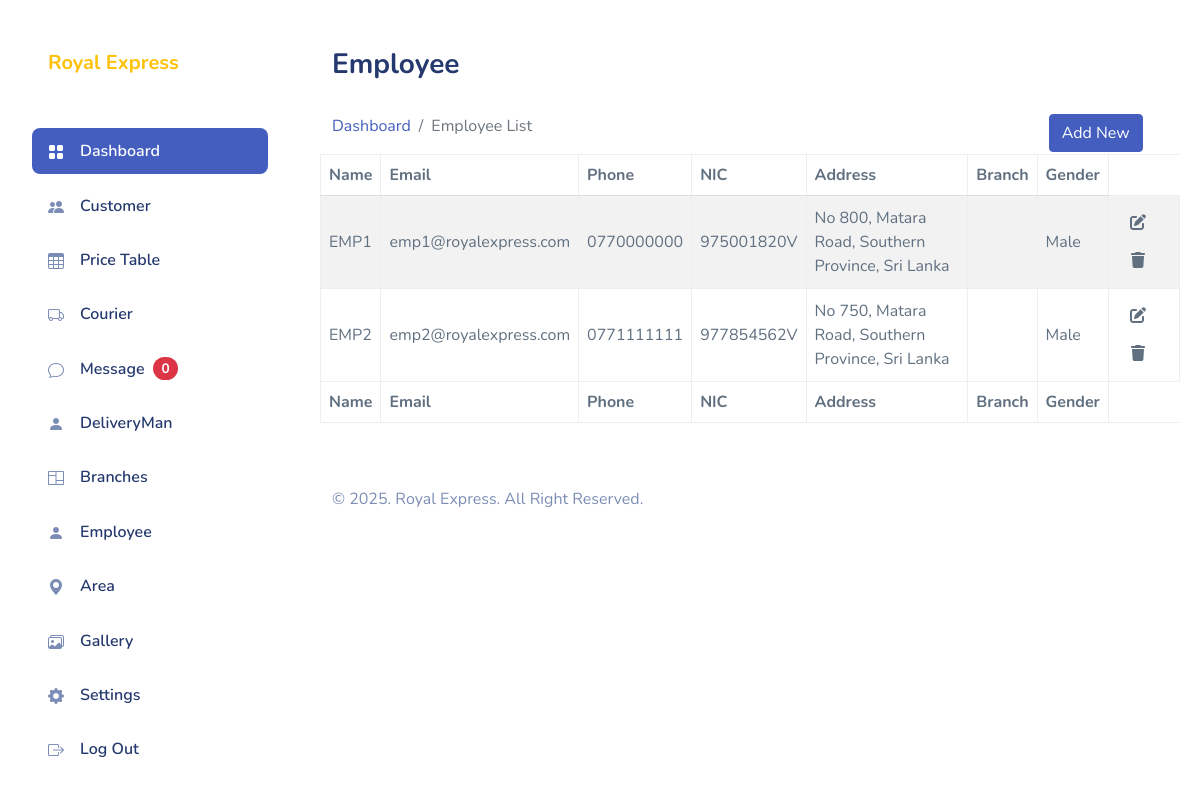
Page /Admin/employee.php (signed in) on the committed database.
### tables this page shows
CREATE TABLE `employee` (
  `emp_id` int(11) NOT NULL,
  `name` varchar(255) NOT NULL,
  `email` varchar(255) NOT NULL,
  `phone` varchar(255) NOT NULL,
  `nic` varchar(255) NOT NULL,
  `address` varchar(255) NOT NULL,
  `gender` int(2) NOT NULL,
  `password` varchar(255) NOT NULL,
  `is_deleted` int(2) NOT NULL,
  `branch_id` int(255) NOT NULL
);

### server/inc/get.php (called while the page is built, shortened)
<?php
function getAllemployee()
{
    include 'connection.php';
    $q1 = "SELECT * FROM employee WHERE is_deleted = 0 AND email != 'admin'";
    return mysqli_query($con, $q1);
}

### Admin/employee.php (the view, shortened to what this page needs)
<!DOCTYPE html>
<html lang="en">
<?php include 'pages/head.php'; ?>
<body>
    <div id="app">
        <div id="sidebar" class="active">
            <div class="sidebar-wrapper active">
                <div class="sidebar-header">
                    <div class="d-flex justify-content-between mt-0 px-2">
                        <h1 class="mb-0"><a href="index.php" class="text-warning h5 mb-0 px-2 ">Royal Express </a></h1>
                    </div>
                </div>
                <div class="sidebar-menu">
                    <ul class="menu">
                        <li class="sidebar-item active ">
                            <a href="index.php" class='sidebar-link'>
                                <i class="bi bi-grid-fill"></i>
                                <span>Dashboard</span>
                            </a>
                        </li>
                        <li class="sidebar-item ">
                            <a href="customer.php" class='sidebar-link'>
                                <i class="bi bi-people-fill"></i>
                                <span>Customer</span>
                            </a>
                        </li>
                        <li class="sidebar-item">
                            <a href="price.php" class='sidebar-link'>
                                <i class="bi bi-table"></i>
                                <span>Price Table</span>
                            </a>
                        </li>
                        <li class="sidebar-item">
                            <a href="courier.php" class='sidebar-link'>
                                <i class="bi bi-truck"></i>
                                <span>Courier</span>
                            </a>
                        </li>
                        <li class="sidebar-item">
                            <a href="message.php" class='sidebar-link'>
                                <i class="bi bi-chat"></i>
                                <span>Message</span>
                                <span id="fbCount" class="badge rounded-pill bg-danger ms-2">0</span>
                            </a>
                        </li>
                        <?php if (isset($_SESSION['admin']) && $_SESSION['admin'] == 'admin') : ?>
                             <li class="sidebar-item">
                            <a href="DeliveryMan.php" class='sidebar-link'>
                                <i class="bi bi-person-fill"></i>
                                <span>DeliveryMan </span>
                            </a>
                        </li>
                            <li class="sidebar-item">
                                <a href="branch.php" class='sidebar-link'>
                                    <i class="bi bi-columns"></i>
                                    <span>Branches</span>
                                </a>
                            </li>
                        <?php endif; ?>
                        <li class="sidebar-item">
                            <a href="employee.php" class='sidebar-link'>
                                <i class="bi bi-person-fill"></i>
                                <span>Employee </span>
                            </a>
                        </li>
                        <?php if (isset($_SESSION['admin']) && $_SESSION['admin'] == 'admin') : ?>
                            <li class="sidebar-item">
                                <a href="area.php" class='sidebar-link'>
                                    <i class="bi bi-geo-alt-fill"></i>
                                    <span>Area</span>
                                </a>
                            </li>
                            <li class="sidebar-item">
                                <a href="gallery.php" class='sidebar-link'>
                                    <i class="bi bi-images"></i>
                                    <span>Gallery</span>
                                </a>
                            </li>
                        <?php endif; ?>
                        <li class="sidebar-item">
                            <a href="settings.php" class='sidebar-link'>
                                <i class="bi bi-gear-fill"></i>
                                <span>Settings</span>
                            </a>
                        </li>
                        <li class="sidebar-item">
                            <a href="logout.php" class='sidebar-link'>
                                <i class="bi bi-box-arrow-right"></i>
                                <span>Log Out</span>
                            </a>
                        </li>
                    </ul>
                </div>
            </div>
        </div>
        <div id="main">
            <div class="page-heading">
                <h3>Employee</h3>
            </div>
            <div class="row">
                <div class="col-lg-10">
                    <nav aria-label="breadcrumb">
                        <ol class="breadcrumb">
                            <li class="breadcrumb-item"><a href="index.php">Dashboard</a></li>
                            <li class="breadcrumb-item active" aria-current="page">Employee List</li>
                        </ol>
                    </nav>
                </div>
                <?php if (isset($_SESSION['admin']) && $_SESSION['admin'] == 'admin') : ?>
                    <div class="col-lg-2">
                        <button class="btn btn-primary" data-bs-toggle="modal" data-bs-target="#EmployeeModal"> Add
                            New</button>
                    </div>
                <?php endif; ?>
            </div>
            <div class="page-content">
                <section class="row">
                    <div class="col-12 col-lg-12">
                        <div class="row">
                            <table id="datatablesSimple" class="table table-bordered table-striped">
                                <thead>
                                    <tr>
                                        <th>Name</th>
                                        <th>Email</th>
                                        <th>Phone</th>
                                        <th>NIC</th>
                                        <th>Address</th>
                                        <th>Branch</th>
                                        <th>Gender</th>
                                    </tr>
                                </thead>
                                <tfoot>
                                    <tr>
                                        <th>Name</th>
                                        <th>Email</th>
                                        <th>Phone</th>
                                        <th>NIC</th>
                                        <th>Address</th>
                                        <th>Branch</th>
                                        <th>Gender</th>
                                    </tr>
                                </tfoot>
                                <tbody>
                                    <?php
                                    if ($_SESSION['admin'] != 'admin') {
                                        $getall = getemployeeByEmail($_SESSION['admin']);
                                    } else {
                                        $getall = getAllemployee();
                                    }
                                    while ($row = mysqli_fetch_assoc($getall)) {
                                        $emp_id = $row['emp_id'];
                                    ?>
                                        <tr>
                                            <td>
                                                <?php echo $row['name']; ?>
                                            </td>
                                            <td>
                                                <?php echo $row['email']; ?>
                                            </td>
                                            <td>
                                                <?php echo $row['phone']; ?>
                                            </td>
                                            <td>
                                                <?php echo $row['nic']; ?>
                                            </td>
                                            <td>
                                                <?php echo $row['address']; ?>
                                            </td>
                                            <td>
                                            </td>
                                            <td>
                                                <?php if ($row['gender'] == "1") {
                                                    echo "Male";
                                                } else {
                                                    echo "Female";
                                                } ?>
                                            </td>
                                            <td> <a href="empolyee_edit.php?emp_id=<?php echo $emp_id; ?>" class="btn btn-darkblue"> <i class="fa-solid fa-edit"></i>
                                                </a>
                                                <?php if (isset($_SESSION['admin']) && $_SESSION['admin'] == 'admin') : ?>
                                                    <button type="button" onclick="permenantdeleteData(<?php echo $row['emp_id']; ?>,'employee', 'emp_id')" class="btn btn-darkblue"> <i class="fa-solid fa-trash"></i>
                                                    </button>
                                                <?php endif; ?>
                                            </td>
                                        </tr>
                                    <?php } ?>
                                </tbody>
                            </table>
                        </div>
                    </div>
                </section>
            </div>
            <?php include 'pages/footer.php'; ?>
        </div>
    </div>
</body>
</html>

### Admin/pages/head.php (shortened to what this page needs)
<head>
    <?php include 'pages/assets.php'; ?>
    <link rel="stylesheet" href="assets/css/bootstrap.css">
    <link rel="stylesheet" href="assets/vendors/iconly/bold.css">
    <link rel="stylesheet" href="assets/vendors/perfect-scrollbar/perfect-scrollbar.css">
    <link rel="stylesheet" href="assets/vendors/bootstrap-icons/bootstrap-icons.css">
    <link rel="stylesheet" href="assets/css/app.css">
</head>

### Admin/pages/assets.php (shortened to what this page needs)
<link rel="stylesheet" href="assets/plugin/iziToast-master/dist/css/iziToast.min.css">
<link href="https://cdn.jsdelivr.net/npm/simple-datatables@latest/dist/style.css" rel="stylesheet" />

### Admin/pages/footer.php (shortened to what this page needs)
<footer>
    <div class="footer clearfix mb-0 text-muted mt-5">
        <div class="float-start">
            <p></a> &copy;
                . Royal Express.
                All Right Reserved.
            </p>
        </div>
    </div>
</footer>

### Admin/assets/css/app.css (style rules this page uses)
.btn i,.btn svg { width:16px;height:16px }
.btn.btn-danger,.btn.btn-info,.btn.btn-primary,.btn.btn-secondary,.btn.btn-success,.btn.btn-warning { color:#fff }
#sidebar.active .sidebar-wrapper { left:0 }
.sidebar-wrapper { width:300px;height:100vh;position:fixed;top:0;z-index:10;overflow-y:auto;background-color:#fff;bottom:0;transition:left .5s ease-out }
.sidebar-wrapper .sidebar-header { padding:2rem 2rem 1rem;font-size:2rem;font-weight:700 }
.sidebar-wrapper .menu { margin-top:2rem;padding:0 2rem;font-weight:600 }
.sidebar-wrapper .menu .sidebar-link { display:block;padding:.7rem 1rem;font-size:1rem;display:flex;align-items:center;border-radius:.5rem;transition:all .5s;text-decoration:none;color:#25396f }
.sidebar-wrapper .menu .sidebar-link i,.sidebar-wrapper .menu .sidebar-link svg { color:#7c8db5 }
.sidebar-wrapper .menu .sidebar-link span { margin-left:1rem }
.sidebar-wrapper .menu .sidebar-item { list-style:none;margin-top:.5rem;position:relative }
.sidebar-wrapper .menu .sidebar-item.active .sidebar-link { background-color:#435ebe }
.sidebar-wrapper .menu .sidebar-item.active .sidebar-link span { color:#fff }
.sidebar-wrapper .menu .sidebar-item.active .sidebar-link i,.sidebar-wrapper .menu .sidebar-item.active .sidebar-link svg { fill:#fff;color:#fff }
.dataTable-table td,.dataTable-table thead th,.table td,.table thead th { vertical-align:middle }
.dataTable-table:not(.table-borderless) thead th,.table:not(.table-borderless) thead th { border-bottom:1px solid #dedede!important }
.bi { width:1rem;height:1rem }
#main { margin-left:300px;padding:2rem }
.page-heading { margin:0 0 2rem }
.page-heading h3 { font-weight:700 }
a { text-decoration:none }

### Admin/pages/head.php (style rules this page uses)
body { background-color: #ffffff; }

### rows in the picture
employee: name "EMP1", email "emp1@royalexpress.com", phone "0770000000", nic "975001820V", address "No 800, Matara Road, Southern Province, Sri Lanka", gender "Male"
employee: name "EMP2", email "emp2@royalexpress.com", phone "0771111111", nic "977854562V", address "No 750, Matara Road, Southern Province, Sri Lanka", gender "Male"
